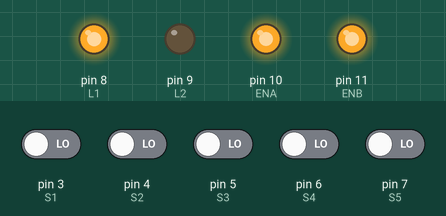
Recording of a sketch running on a simulated Arduino Uno, built with avr-gcc and run on an emulated ATmega328P. On the bench: output pins drawn as LEDs (lit = HIGH). The test bench sets the inputs (shaded band); at power-on: pin 3 (S1), pin 4 (S2), pin 5 (S3), pin 6 (S4), pin 7 (S5) LOW. Pins used as bus, display or sensor lines are not drawn.

Above: at 1.3 s.
1.4 s: pin 3 (S1) driven HIGH
At 2.2 s:
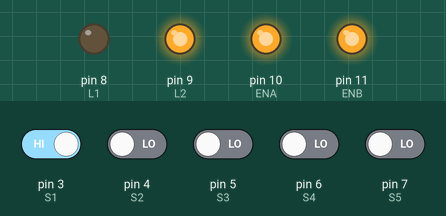
2.9 s: pin 4 (S2) driven HIGH
At 3.4 s:
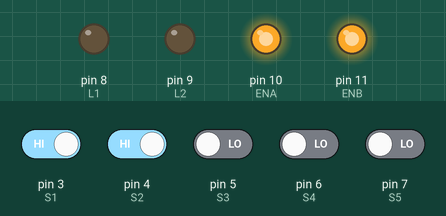
4.4 s: pin 4 (S2) driven LOW
At 5.6 s:
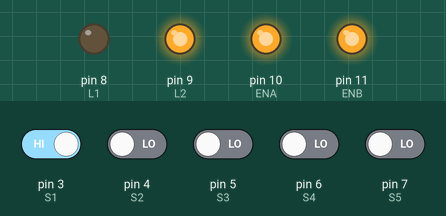
5.9 s: pin 3 (S1) driven LOW
At 6.9 s:
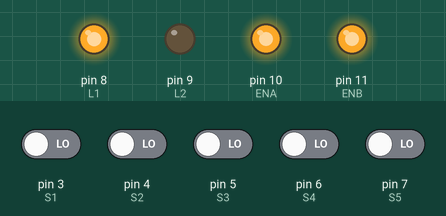
Timing chart, 0 to 8.4 s (numbered marks = the images above; inputs shaded):
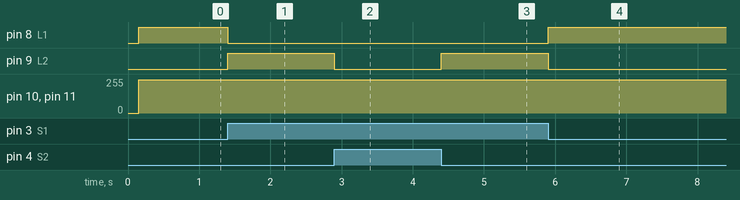

Measured:
- after the input at 1.4 s, pin 8 (L1): HIGH → LOW at once; pin 9 (L2): LOW → HIGH at once
- after the input at 2.9 s, pin 9 (L2): HIGH → LOW at once
- after the input at 4.4 s, pin 9 (L2): LOW → HIGH at once
- after the input at 5.9 s, pin 8 (L1): LOW → HIGH at once; pin 9 (L2): HIGH → LOW at once

The sketch:

speed-adjust.ino
```cpp
#define S1 3
#define S2 4
#define S3 5
#define S4 6
#define S5 7
#define L1 8
#define L2 9
#define R1 12
#define R2 13
#define ENA 10
#define ENB 11


void setup()
{
  Serial.begin(9600);
  delay(150);
  pinMode(S1,INPUT);
  pinMode(S2,INPUT);
  pinMode(S3,INPUT);
  pinMode(S4,INPUT);
  pinMode(S5,INPUT);
  pinMode(L1,OUTPUT);
  pinMode(L2,OUTPUT);
  pinMode(R1,OUTPUT);
  pinMode(R2,OUTPUT);
  pinMode(ENA,OUTPUT);
  pinMode(ENB,OUTPUT);

}

void loop()
{

 analogWrite(10,250);
 analogWrite(11,250);

  if(digitalRead(S1)==1&&digitalRead(S2)==1&&digitalRead(S3)==1&&digitalRead(S4)==1&&digitalRead(S5)==1)
  {
    forward();
  }
   if(digitalRead(S1)==1&&digitalRead(S2)==1&&digitalRead(S3)==1&&digitalRead(S4)==1&&digitalRead(S5)==0)
  {
    exleft();
  }
   if(digitalRead(S1)==1&&digitalRead(S2)==1&&digitalRead(S3)==1&&digitalRead(S4)==0&&digitalRead(S5)==0)
  {
    exleft();
  }
   if(digitalRead(S1)==1&&digitalRead(S2)==1&&digitalRead(S3)==0&&digitalRead(S4)==1&&digitalRead(S5)==1)
  {
    forward();
  }
   if(digitalRead(S1)==1&&digitalRead(S2)==1&&digitalRead(S3)==0&&digitalRead(S4)==0&&digitalRead(S5)==1)
  {
    forward();
  }
   if(digitalRead(S1)==1&&digitalRead(S2)==1&&digitalRead(S3)==0&&digitalRead(S4)==0&&digitalRead(S5)==0)
  {
    left();
  }
    if(digitalRead(S1)==1&&digitalRead(S2)==0&&digitalRead(S3)==0&&digitalRead(S4)==1&&digitalRead(S5)==1)
  {
    forward();
  }
   if(digitalRead(S1)==1&&digitalRead(S2)==0&&digitalRead(S3)==0&&digitalRead(S4)==0&&digitalRead(S5)==1)
  {
    forward();
  }
   if(digitalRead(S1)==1&&digitalRead(S2)==0&&digitalRead(S3)==0&&digitalRead(S4)==0&&digitalRead(S5)==0)
  {
    exleft();
  }
   if(digitalRead(S1)==0&&digitalRead(S2)==1&&digitalRead(S3)==1&&digitalRead(S4)==1&&digitalRead(S5)==1)
  {
    exright();
  }
   if(digitalRead(S1)==0&&digitalRead(S2)==1&&digitalRead(S3)==1&&digitalRead(S4)==1&&digitalRead(S5)==0)
  {
    forward();
  }
   if(digitalRead(S1)==0&&digitalRead(S2)==1&&digitalRead(S3)==1&&digitalRead(S4)==0&&digitalRead(S5)==0)
  {
    forward();
  }
   if(digitalRead(S1)==0&&digitalRead(S2)==1&&digitalRead(S3)==0&&digitalRead(S4)==0&&digitalRead(S5)==0)
  {
    forward();
  }
   if(digitalRead(S1)==0&&digitalRead(S2)==0&&digitalRead(S3)==1&&digitalRead(S4)==1&&digitalRead(S5)==1)
  {
    exright();
  }
   if(digitalRead(S1)==0&&digitalRead(S2)==0&&digitalRead(S3)==1&&digitalRead(S4)==1&&digitalRead(S5)==0)
  {
    forward();
  }
   if(digitalRead(S1)==0&&digitalRead(S2)==0&&digitalRead(S3)==1&&digitalRead(S4)==0&&digitalRead(S5)==0)
  {
    forward();
  }
  if(digitalRead(S1)==0&&digitalRead(S2)==0&&digitalRead(S3)==0&&digitalRead(S4)==1&&digitalRead(S5)==1)
  {
    right();
  }
  if(digitalRead(S1)==0&&digitalRead(S2)==0&&digitalRead(S3)==0&&digitalRead(S4)==1&&digitalRead(S5)==0)
  {
    forward();
  }
  if(digitalRead(S1)==0&&digitalRead(S2)==0&&digitalRead(S3)==0&&digitalRead(S4)==0&&digitalRead(S5)==1)
  {
    exright();
  }
  if(digitalRead(S1)==0&&digitalRead(S2)==0&&digitalRead(S3)==0&&digitalRead(S4)==0&&digitalRead(S5)==0)
  {
    right();
  }
}
void forward()
{
  digitalWrite(L1,HIGH);
  digitalWrite(L2,LOW);
  digitalWrite(R1,HIGH);
  digitalWrite(R2,LOW);
}
void right()
{
  digitalWrite(L1,HIGH);
  digitalWrite(L2,LOW);
  digitalWrite(R1,LOW);
  digitalWrite(R2,LOW);
}
void left()
{
  digitalWrite(L1,LOW);
  digitalWrite(L2,LOW);
  digitalWrite(R1,HIGH);
  digitalWrite(R2,LOW);
}
void exright()
{
  digitalWrite(L1,HIGH);
  digitalWrite(L2,LOW);
  digitalWrite(R1,LOW);
  digitalWrite(R2,HIGH);
}
void exleft()
{
  digitalWrite(L1,LOW);
  digitalWrite(L2,HIGH);
  digitalWrite(R1,HIGH);
  digitalWrite(R2,LOW);
}
```
